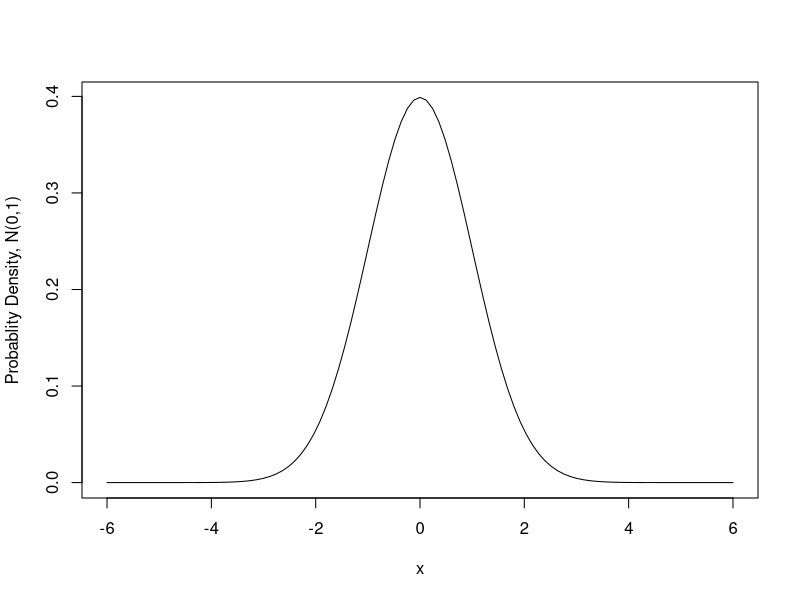
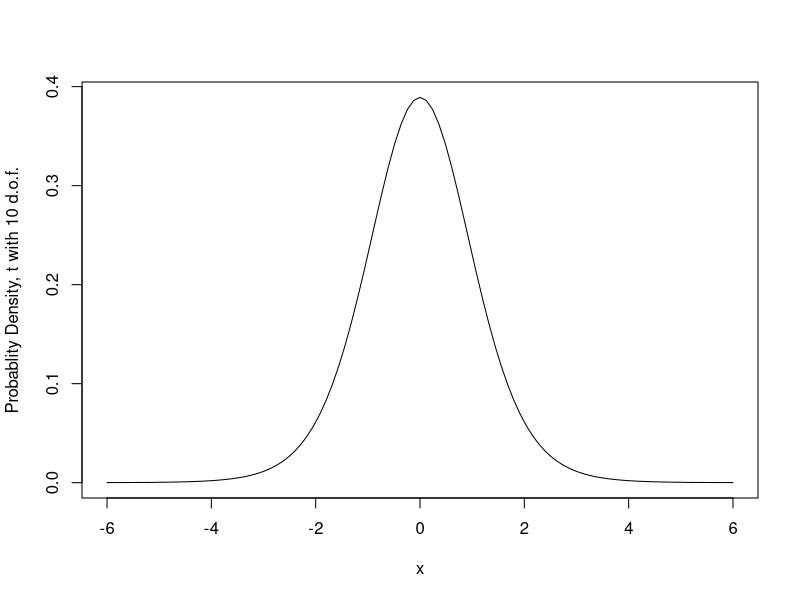

The R source for these figures, in order:
## ---- chunk 1
library(datasets)
## ---- chunk 2
linearmodel <- lm(mpg ~ qsec, mtcars)
summary(linearmodel)
## ---- chunk 3
ANOVAmodel <- lm(mpg ~ as.factor(cyl), mtcars)
summary.lm(ANOVAmodel)
## ---- chunk 4
logitmodel <- glm(as.factor(vs) ~ mpg, mtcars, family = "binomial")
summary.lm(logitmodel)
## ---- chunk 5
#distributions - d,p,n,q in front of the dist name or abbrev 
curve(dnorm(x,0,1), xlim = c(-6, 6), ylab = 'Probablity Density, N(0,1)') #normal dist
curve(dt(x, df = 10), xlim = c(-6, 6), ylab = 'Probablity Density, t with 10 d.o.f.') #t-dist
